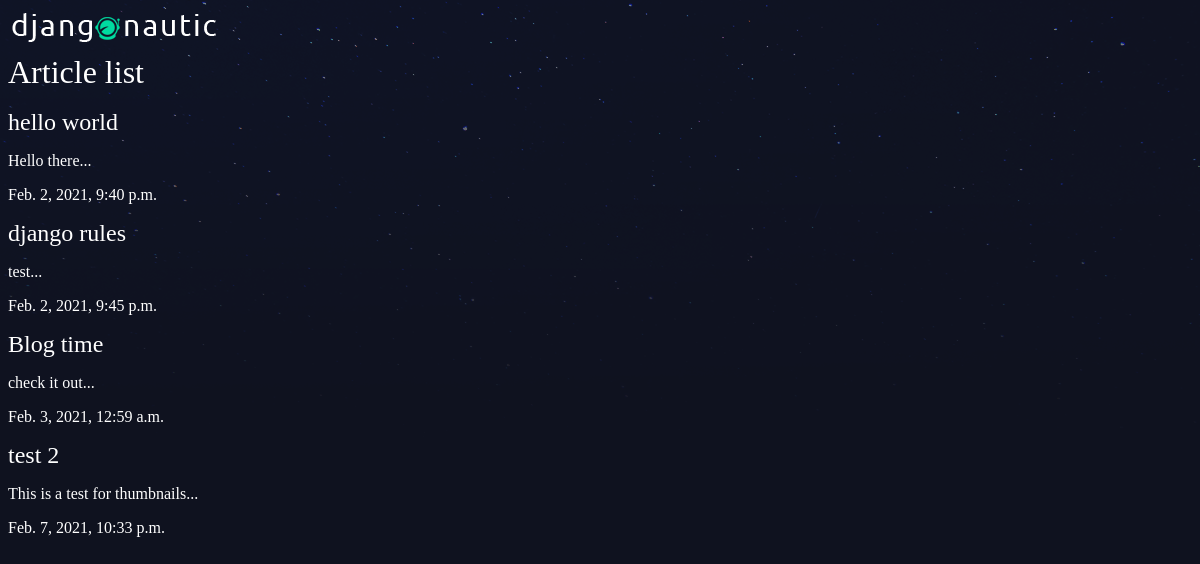
The app's page /articles/ with its own data.
### articles/models.py (models this page shows, shortened)
class Article(models.Model):
    title = models.CharField(max_length=100)
    slug = models.SlugField()
    body = models.TextField()
    date = models.DateTimeField(auto_now_add=True) # automatically populates this field with now time
    thumb = models.ImageField(default='default.png', blank=True)
    def snippet(self):
        return f"{self.body[:50]}..."

### articles/views.py (the view)
# urls.py: path('', views.article_list, name="list"),
def article_list(request):
    articles = Article.objects.all().order_by('date')
    return render(request, 'articles/article_list.html', {'articles': articles}) # here is where namespacing is nice

### articles/templates/articles/article_list.html
{% extends 'base_layout.html' %}
{% block content %}
    <h1>Article list</h1>
    <br>
    <div class="articles">
        {% for article in articles %}
            <div class="article">
                <h2><a href="{% url 'articles:detail' slug=article.slug %}">{{ article.title }}</a></h2>
                <p>{{ article.snippet }}</p>
                <p>{{ article.date }}</p>
            </div>
        {% endfor %}
    </div>
{% endblock %}

### assets/styles.css (style rules this page uses)
body { background-color: #0f121f; background-image: url(stars.png); background-repeat: no-repeat; color: #fff; }
body * { font-family: Ubuntu; }
h1, h2, h3, h4, h5 { font-weight: normal; margin: 0; }
a, a:hover, a:visited { color: #fff; text-decoration: none; }

### records on screen
Article: title "hello world", snippet "Hello there...", date "Feb. 2, 2021, 9:40 p.m."
Article: title "django rules", snippet "test...", date "Feb. 2, 2021, 9:45 p.m."
Article: title "Blog time", snippet "check it out...", date "Feb. 3, 2021, 12:59 a.m."
Article: title "test 2", snippet "This is a test for thumbnails...", date "Feb. 7, 2021, 10:33 p.m."
